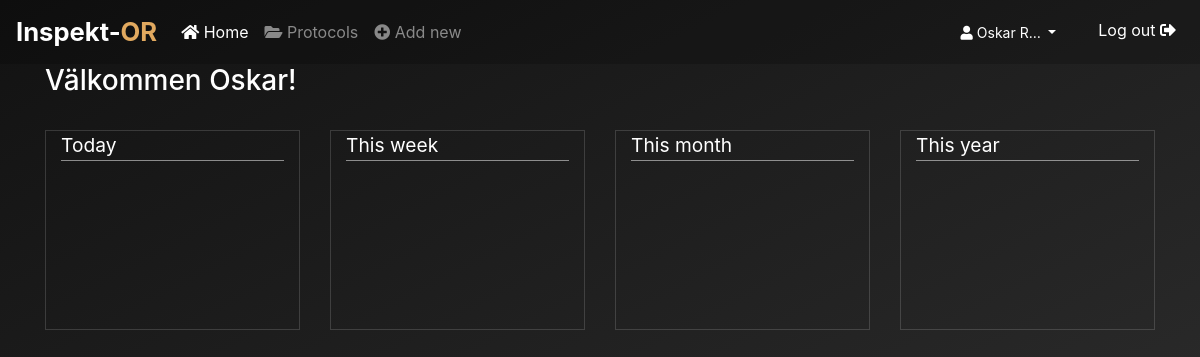
Screenshot of / (signed in) with the database file from the repository.
### accounts/models.py (models this page shows)
class User(AbstractUser):
    username = None
    email = models.EmailField(_('email address'), unique=True)
    first_name = models.CharField(_('First name'), max_length=30)
    last_name = models.CharField(_('Last name'), max_length=30)
    USERNAME_FIELD = 'email'
    REQUIRED_FIELDS = []
    objects = UserManager()

### home/views.py (the view)
# urls.py: path('',views.index,name="home"),
def home(request):
    if not request.user.is_authenticated:
        return redirect("/login")
    data = ""
    return render(request, 'home.html', {'user': request.user.get_short_name(), 'data': data})

### home/templates/home.html (shortened to what this page needs)
{% extends "index.html" %}{% block page_content %}
<div class="row">
    <div class="col-4">
        <h3 style="text-transform: capitalize;">Välkommen {{user}}!</h3>
    </div>
</div>
<div class="row mt-4">
    <div class="col-3">
        <div class="col-12 col-border">
            <p class ="border-bottom">Today</p>
        </div>
    </div>
    <div class="col-3">
        <div class="col-12 col-border">
            <p class=" border-bottom">This week</p>
        </div>
    </div>
    <div class="col-3">
        <div class="col-12 col-border">
            <p class=" border-bottom">This month</p>
        </div>
    </div>
    <div class="col-3">
        <div class="col-12 col-border">
            <p class=" border-bottom">This year</p>
        </div>
    </div>
</div>
{% endblock %}

### core/templates/index.html (shortened to what this page needs)
<!doctype html>
<html lang="en">
<head>
	{% load static %}
	<link rel="stylesheet" type="text/css" href="{% static 'fontawesome/css/all.min.css' %}">
	<link rel="stylesheet" href="https://stackpath.bootstrapcdn.com/bootstrap/4.5.2/css/bootstrap.min.css"
>
	<link rel="stylesheet" type="text/css" href="{% static 'css/common.css' %}">
</head>
<body>
	<nav class="navbar navbar-expand-md navbar-dark">
		<div class="navbar-collapse collapse w-100 order-1 order-md-0 dual-collapse2">
			<a class="navbar-brand" style="font-size: 1.6rem;" href="/"><strong>Inspekt-</strong><strong class="earthcolor">OR</strong></a>
			<ul class="navbar-nav mr-auto">
				<li class="nav-item" name="home">
					<a class="nav-link" href="/"><i class="fas fa-home"></i> Home</a>
				</li>
				<li class="nav-item" name="protocols">
					<a class="nav-link" href="/protocols"><i class="fas fa-folder-open"></i> Protocols</a>
				</li>
				<li class="nav-item" name="new">
					<a class="nav-link" href="/new"><i class="fas fa-plus-circle"></i> Add new</a>
				</li>
			</ul>
		</div>
		<div class="navbar-collapse collapse w-100 order-3 dual-collapse2">
			<ul class="navbar-nav ml-auto">
				{% if request.user.is_authenticated %}
				<li class="nav-item mr-3">
					<div class="dropdown whitecolor" style="padding: 5px 10px;">
						<a style="background: transparent; border: none; font-weight: normal;" class="btn btn-secondary btn-sm dropdown-toggle" type="button" id="dropdownMenuButton" data-toggle="dropdown" aria-haspopup="true" aria-expanded="false">
							<i class="fas fa-user"></i>&nbsp;{{request.user.first_name|truncatechars:10}}&nbsp;{{request.user.last_name|truncatechars:2}}
						</a>
					</div>
				</li>
				{% endif %}
				<li class="nav-item">
					<a class="nav-link whitecolor" href="/logout">Log out <i class="fas fa-sign-out-alt"></i> </a>
				</li>
			</ul>
		</div>
	</nav>
	<div id="page_content" class="container">
		{% block page_content %}{% endblock %}
	</div>
	<footer>
	</footer>
</body>
</html>

### core/static/css/common.css (style rules this page uses)
html { background: rgb(51,51,51); background: linear-gradient(333deg, rgba(51,51,51,1) 0%, rgba(18,18,18,1) 100%); }
body { background: transparent !important; }
html, body { min-height: 100%; color: white !important; min-width: 600px; }
footer { min-height: 200px; }
.navbar-dark { background-color: rgba(0, 0, 0, 0.2) !important; }
.btn { margin: 3px 0; font-weight: bold; }
.earthcolor { color: #e1a95f; }
.whitecolor { color: white !important; }
.border-bottom { border-color: rgba(255, 255, 255, 0.5) !important; }

### home/templates/home.html (style rules this page uses)
.col-border { border: 1px solid rgba(255, 255, 255, 0.15); min-height: 200px; }
.row p { font-size: 1.2rem; }

### rows the page displays
User: user.first_name "Oskar", user.last_name "R…", first_name "Oskar"
